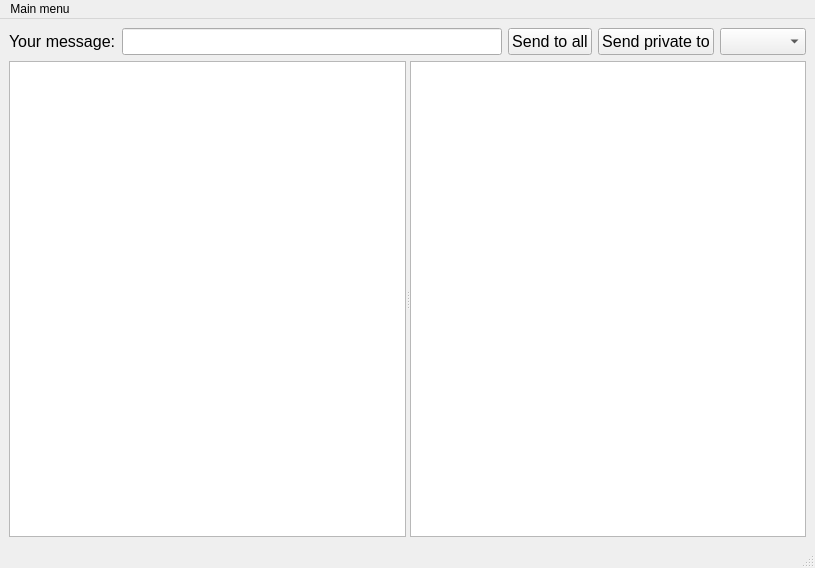
<?xml version="1.0" encoding="UTF-8"?>
<ui version="4.0">
 <class>MainWindow</class>
 <widget class="QMainWindow" name="MainWindow">
  <property name="geometry">
   <rect>
    <x>0</x>
    <y>0</y>
    <width>815</width>
    <height>568</height>
   </rect>
  </property>
  <property name="windowTitle">
   <string>MainWindow</string>
  </property>
  <widget class="QWidget" name="centralwidget">
   <layout class="QVBoxLayout" name="verticalLayout" stretch="0,1">
    <item>
     <layout class="QHBoxLayout" name="horizontalLayout">
      <item>
       <widget class="QLabel" name="labelMsg">
        <property name="font">
         <font>
          <pointsize>12</pointsize>
         </font>
        </property>
        <property name="text">
         <string>Your message:</string>
        </property>
       </widget>
      </item>
      <item>
       <widget class="QLineEdit" name="lineEditMessage">
        <property name="font">
         <font>
          <pointsize>12</pointsize>
         </font>
        </property>
       </widget>
      </item>
      <item>
       <widget class="QPushButton" name="sendAllBut">
        <property name="font">
         <font>
          <pointsize>12</pointsize>
         </font>
        </property>
        <property name="text">
         <string>Send to all</string>
        </property>
       </widget>
      </item>
      <item>
       <widget class="QPushButton" name="sendPrivateBut">
        <property name="font">
         <font>
          <pointsize>12</pointsize>
         </font>
        </property>
        <property name="text">
         <string>Send private to</string>
        </property>
       </widget>
      </item>
      <item>
       <widget class="QComboBox" name="usersBox">
        <property name="font">
         <font>
          <pointsize>12</pointsize>
         </font>
        </property>
       </widget>
      </item>
     </layout>
    </item>
    <item>
     <widget class="QSplitter" name="splitter">
      <property name="orientation">
       <enum>Qt::Horizontal</enum>
      </property>
      <widget class="QTextBrowser" name="messagesForAll">
       <property name="font">
        <font>
         <pointsize>12</pointsize>
        </font>
       </property>
      </widget>
      <widget class="QTextBrowser" name="privateMessages">
       <property name="font">
        <font>
         <pointsize>12</pointsize>
        </font>
       </property>
      </widget>
     </widget>
    </item>
   </layout>
  </widget>
  <widget class="QMenuBar" name="menubar">
   <property name="geometry">
    <rect>
     <x>0</x>
     <y>0</y>
     <width>815</width>
     <height>22</height>
    </rect>
   </property>
   <widget class="QMenu" name="menuMain_menu">
    <property name="title">
     <string>Main menu</string>
    </property>
    <addaction name="actionOpen_another_client"/>
    <addaction name="separator"/>
    <addaction name="actionClose_this_client"/>
   </widget>
   <addaction name="menuMain_menu"/>
  </widget>
  <widget class="QStatusBar" name="statusbar"/>
  <action name="actionOpen_another_client">
   <property name="text">
    <string>Open another client</string>
   </property>
  </action>
  <action name="actionClose_this_client">
   <property name="text">
    <string>Close this client</string>
   </property>
  </action>
 </widget>
 <resources/>
 <connections/>
</ui>
